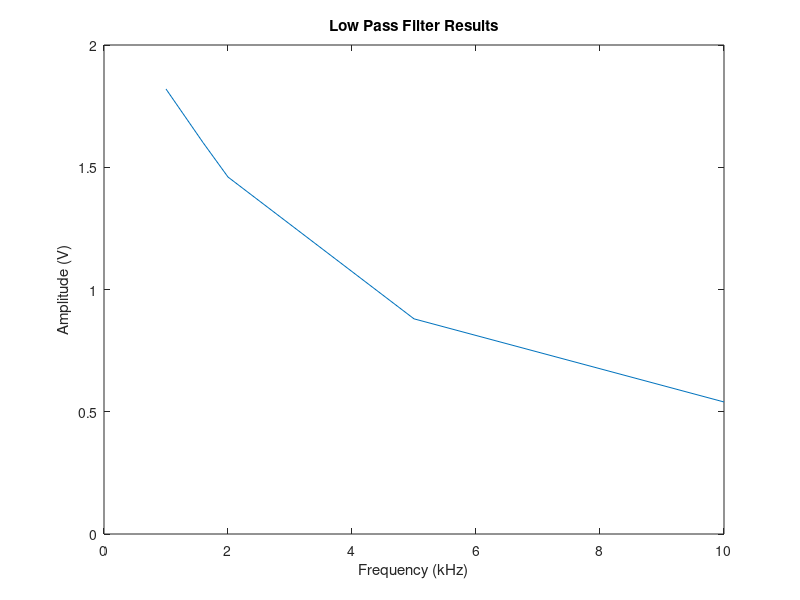

Write the MATLAB code that produced this figure.

f = [1 1.6 2 5 10];
y = [1.82 1.6 1.46 .88 .54];

plot(f,y);
title('Low Pass Filter Results');
ylabel('Amplitude (V)');
xlabel('Frequency (kHz)');
